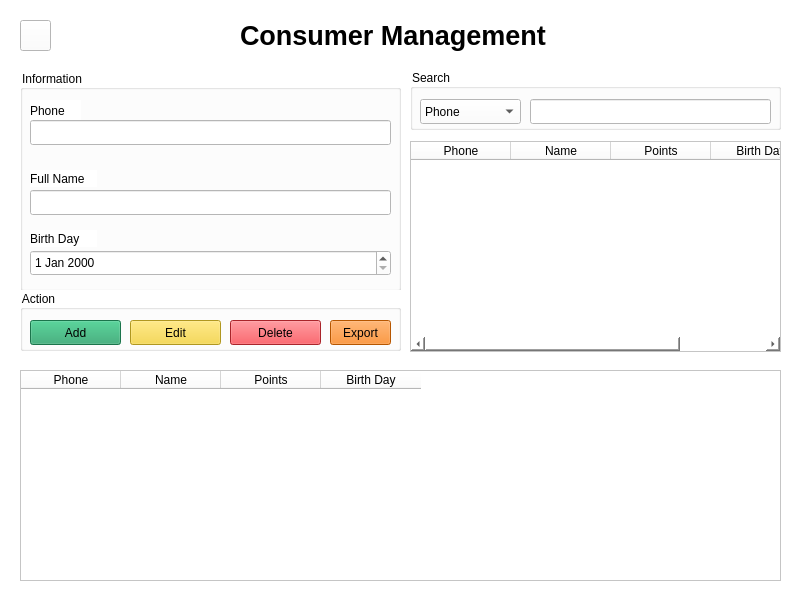
<?xml version="1.0" encoding="UTF-8"?>
<ui version="4.0">
 <class>MainWindow</class>
 <widget class="QMainWindow" name="MainWindow">
  <property name="geometry">
   <rect>
    <x>0</x>
    <y>0</y>
    <width>800</width>
    <height>600</height>
   </rect>
  </property>
  <property name="windowTitle">
   <string>MainWindow</string>
  </property>
  <property name="styleSheet">
   <string notr="true">background-color: rgb(255, 255, 255);</string>
  </property>
  <widget class="QWidget" name="centralwidget">
   <widget class="QLabel" name="label">
    <property name="geometry">
     <rect>
      <x>240</x>
      <y>0</y>
      <width>311</width>
      <height>71</height>
     </rect>
    </property>
    <property name="font">
     <font>
      <pointsize>20</pointsize>
      <weight>75</weight>
      <bold>true</bold>
     </font>
    </property>
    <property name="text">
     <string>Consumer Management</string>
    </property>
   </widget>
   <widget class="QTableWidget" name="listview1">
    <property name="geometry">
     <rect>
      <x>20</x>
      <y>370</y>
      <width>761</width>
      <height>211</height>
     </rect>
    </property>
    <column>
     <property name="text">
      <string>Phone</string>
     </property>
    </column>
    <column>
     <property name="text">
      <string>Name</string>
     </property>
    </column>
    <column>
     <property name="text">
      <string>Points</string>
     </property>
    </column>
    <column>
     <property name="text">
      <string>Birth Day</string>
     </property>
    </column>
   </widget>
   <widget class="QGroupBox" name="groupBox">
    <property name="geometry">
     <rect>
      <x>20</x>
      <y>70</y>
      <width>381</width>
      <height>221</height>
     </rect>
    </property>
    <property name="title">
     <string>Information</string>
    </property>
    <widget class="QLabel" name="label_2">
     <property name="geometry">
      <rect>
       <x>10</x>
       <y>30</y>
       <width>51</width>
       <height>21</height>
      </rect>
     </property>
     <property name="text">
      <string>Phone</string>
     </property>
    </widget>
    <widget class="QLineEdit" name="PhoneNumber">
     <property name="geometry">
      <rect>
       <x>10</x>
       <y>50</y>
       <width>361</width>
       <height>25</height>
      </rect>
     </property>
    </widget>
    <widget class="QLabel" name="label_3">
     <property name="geometry">
      <rect>
       <x>10</x>
       <y>100</y>
       <width>67</width>
       <height>17</height>
      </rect>
     </property>
     <property name="text">
      <string>Full Name</string>
     </property>
    </widget>
    <widget class="QLineEdit" name="Name">
     <property name="geometry">
      <rect>
       <x>10</x>
       <y>120</y>
       <width>361</width>
       <height>25</height>
      </rect>
     </property>
    </widget>
    <widget class="QLabel" name="label_4">
     <property name="geometry">
      <rect>
       <x>10</x>
       <y>160</y>
       <width>67</width>
       <height>17</height>
      </rect>
     </property>
     <property name="text">
      <string>Birth Day</string>
     </property>
    </widget>
    <widget class="QDateEdit" name="BirthDay">
     <property name="geometry">
      <rect>
       <x>10</x>
       <y>180</y>
       <width>361</width>
       <height>26</height>
      </rect>
     </property>
    </widget>
   </widget>
   <widget class="QGroupBox" name="groupBox_2">
    <property name="geometry">
     <rect>
      <x>20</x>
      <y>290</y>
      <width>381</width>
      <height>61</height>
     </rect>
    </property>
    <property name="title">
     <string>Action</string>
    </property>
    <widget class="QPushButton" name="btn_add">
     <property name="geometry">
      <rect>
       <x>10</x>
       <y>30</y>
       <width>91</width>
       <height>25</height>
      </rect>
     </property>
     <property name="styleSheet">
      <string notr="true">background-color: rgb(38, 162, 105);</string>
     </property>
     <property name="text">
      <string>Add</string>
     </property>
    </widget>
    <widget class="QPushButton" name="btn_edit">
     <property name="geometry">
      <rect>
       <x>110</x>
       <y>30</y>
       <width>91</width>
       <height>25</height>
      </rect>
     </property>
     <property name="styleSheet">
      <string notr="true">background-color: rgb(246, 211, 45);</string>
     </property>
     <property name="text">
      <string>Edit</string>
     </property>
    </widget>
    <widget class="QPushButton" name="btn_delete">
     <property name="geometry">
      <rect>
       <x>210</x>
       <y>30</y>
       <width>91</width>
       <height>25</height>
      </rect>
     </property>
     <property name="styleSheet">
      <string notr="true">background-color: rgb(237, 51, 59);</string>
     </property>
     <property name="text">
      <string>Delete</string>
     </property>
    </widget>
    <widget class="QPushButton" name="btn_export">
     <property name="geometry">
      <rect>
       <x>310</x>
       <y>30</y>
       <width>61</width>
       <height>25</height>
      </rect>
     </property>
     <property name="styleSheet">
      <string notr="true">background-color: rgb(255, 120, 0);</string>
     </property>
     <property name="text">
      <string>Export</string>
     </property>
    </widget>
   </widget>
   <widget class="QTableWidget" name="listview2">
    <property name="geometry">
     <rect>
      <x>410</x>
      <y>141</y>
      <width>371</width>
      <height>211</height>
     </rect>
    </property>
    <column>
     <property name="text">
      <string>Phone</string>
     </property>
    </column>
    <column>
     <property name="text">
      <string>Name</string>
     </property>
    </column>
    <column>
     <property name="text">
      <string>Points</string>
     </property>
    </column>
    <column>
     <property name="text">
      <string>Birth Day</string>
     </property>
    </column>
   </widget>
   <widget class="QGroupBox" name="groupBox_3">
    <property name="geometry">
     <rect>
      <x>410</x>
      <y>69</y>
      <width>371</width>
      <height>61</height>
     </rect>
    </property>
    <property name="title">
     <string>Search</string>
    </property>
    <widget class="QComboBox" name="comboBox">
     <property name="geometry">
      <rect>
       <x>10</x>
       <y>30</y>
       <width>101</width>
       <height>25</height>
      </rect>
     </property>
     <item>
      <property name="text">
       <string>Phone</string>
      </property>
     </item>
     <item>
      <property name="text">
       <string>Name</string>
      </property>
     </item>
    </widget>
    <widget class="QLineEdit" name="find">
     <property name="geometry">
      <rect>
       <x>120</x>
       <y>30</y>
       <width>241</width>
       <height>25</height>
      </rect>
     </property>
    </widget>
   </widget>
   <widget class="QPushButton" name="pushButton">
    <property name="geometry">
     <rect>
      <x>20</x>
      <y>20</y>
      <width>31</width>
      <height>31</height>
     </rect>
    </property>
    <property name="styleSheet">
     <string notr="true">border-image: url(:/pic/pic/icon11.png);</string>
    </property>
    <property name="text">
     <string/>
    </property>
   </widget>
  </widget>
 </widget>
 <resources>
  <include location="Consumer.qrc"/>
 </resources>
 <connections/>
</ui>
